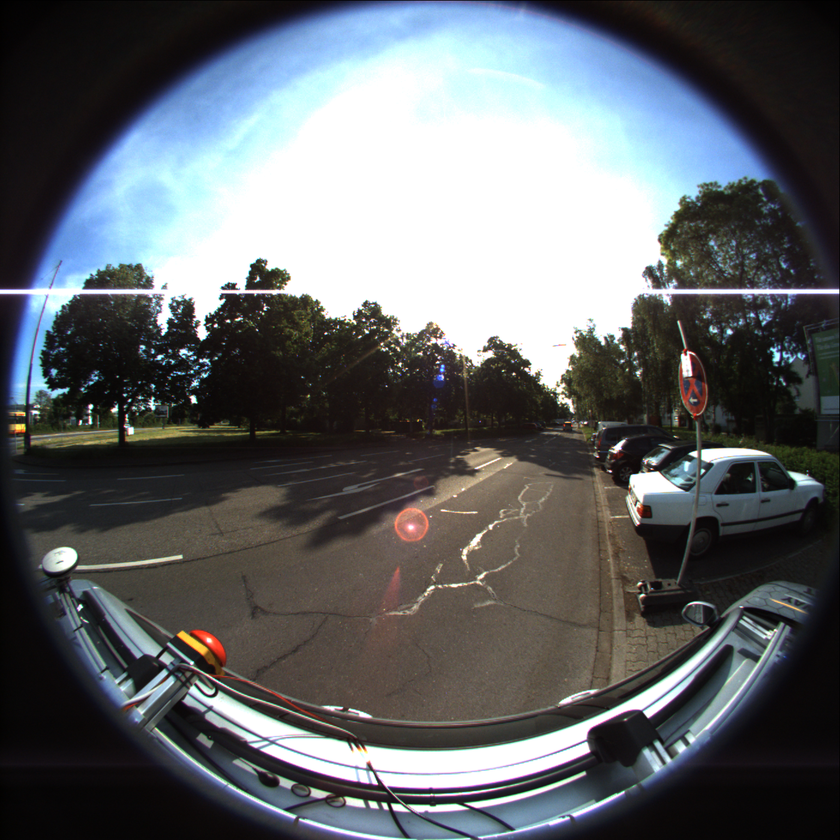
#> input picture seoyeon/image01/0000000070.png, 840 x 840 px, shrunk from 1400 x 1400 before the run; its folder holds 3 pictures in this run
$ python fisheye_undistort.py
#> lines starting #> are read from the running program, lines starting #| are printed output that depends on the picture
import cv2
import numpy as np
import glob

assert float(cv2.__version__.rsplit('.', 1)[0]) >= 3, 'OpenCV version 3 or newer required.'

K = np.array([[788.629315,  0.,             687.158398],
              [0.,          786.382230,     317.752196],
              [0.,          0.,             1.]])

# zero distortion coefficients work well for this image
D = np.array([1.6798235660113681e-02, 1.6548773243373522e+00,
              4.2223943394772046e-04, 4.2462134260997584e-04])

# use Knew to scale the output
Knew = K.copy()
Knew[:2, :2] = 0.5 * Knew[:2, :2]

imgs = glob.glob('image01/*.png')
for fname in imgs:
    img = cv2.imread(fname)
#> img is the input picture: shape (840, 840, 3); mean B, G, R 104, 100.7, 97.2
    img_undistorted = cv2.undistort(img, K, D, None, K)
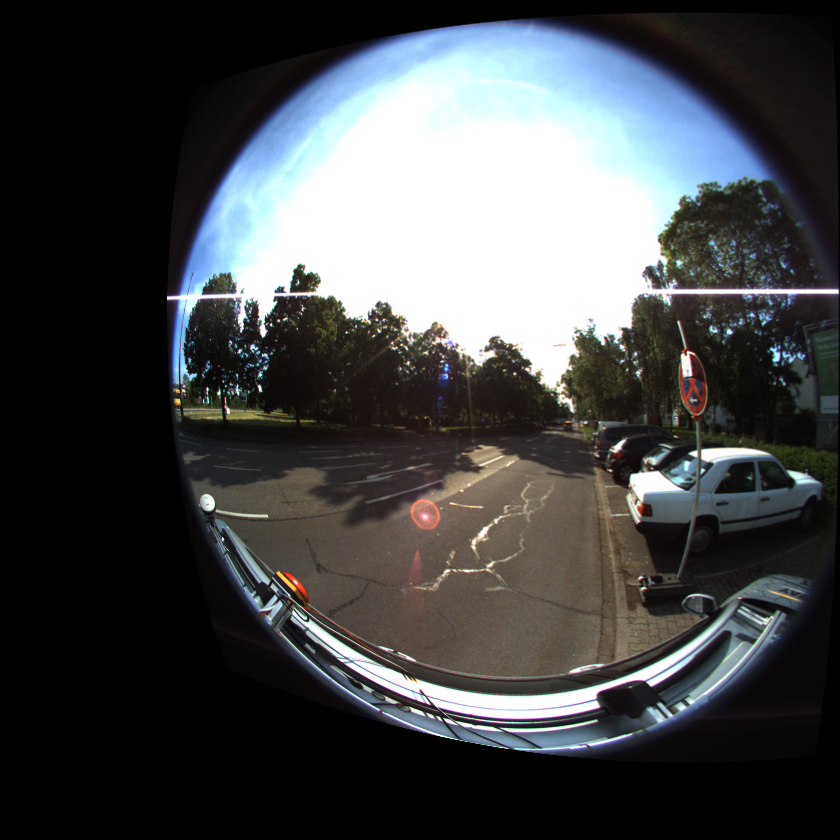
#> img_undistorted: shape (840, 840, 3); mean B, G, R 72.1, 70.5, 68.4
    cv2.imwrite('./result/'+fname, img_undistorted)
#> pass 2 of the loop `for fname in imgs:`:
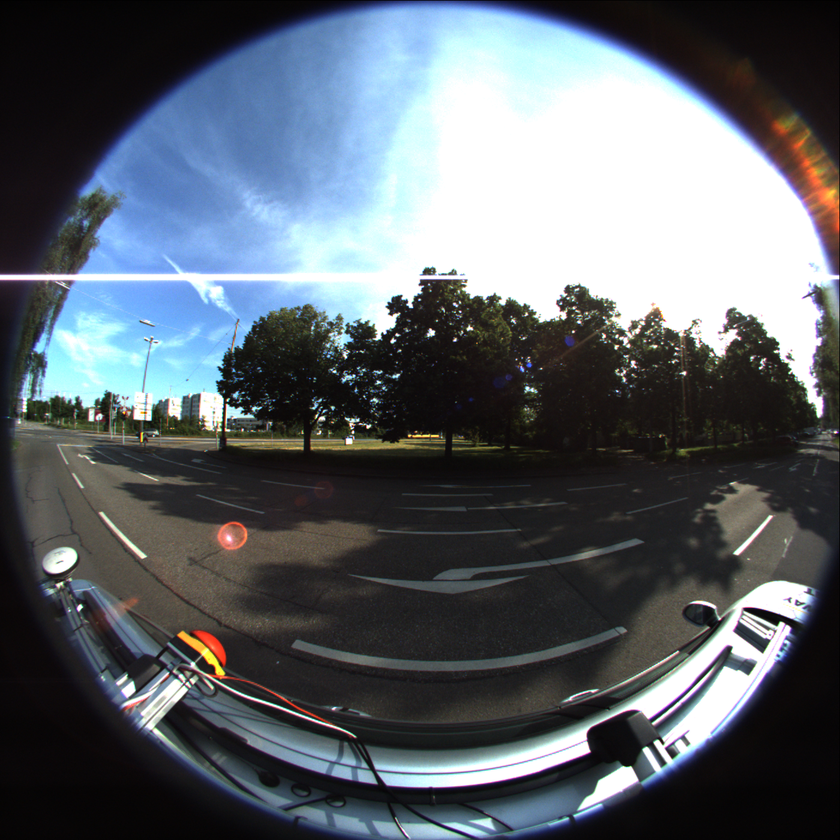
#> input picture seoyeon/image01/0000000140.png, 840 x 840 px, shrunk from 1400 x 1400 before the run
#> img is the input picture: shape (840, 840, 3); mean B, G, R 106, 99, 92.4
#> `img_undistorted = cv2.undistort(img, K, D, None, K)`:
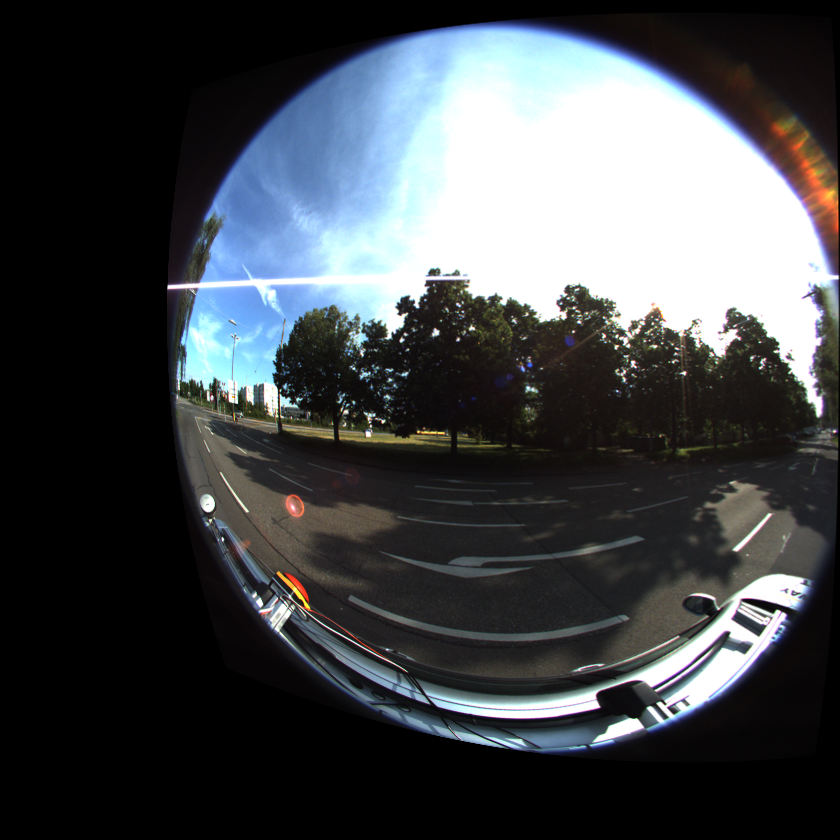
#> img_undistorted: shape (840, 840, 3); mean B, G, R 74.4, 71, 67.5
#> pass 3 of the loop `for fname in imgs:`:
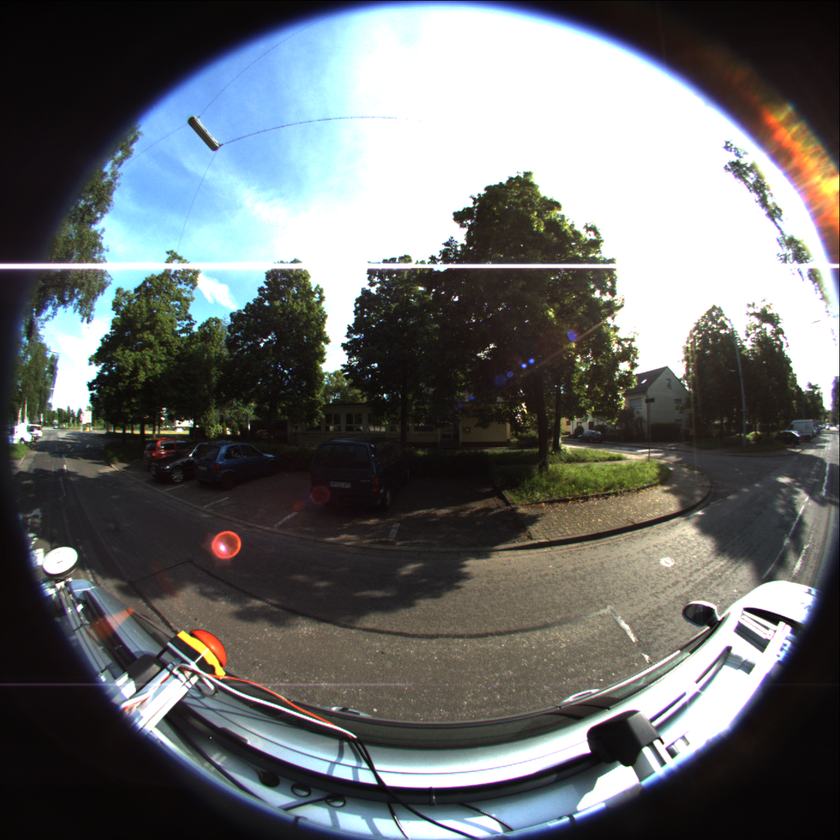
#> input picture seoyeon/image01/0000000210.png, 840 x 840 px, shrunk from 1400 x 1400 before the run
#> img is the input picture: shape (840, 840, 3); mean B, G, R 108, 107.6, 105.2
#> `img_undistorted = cv2.undistort(img, K, D, None, K)`:
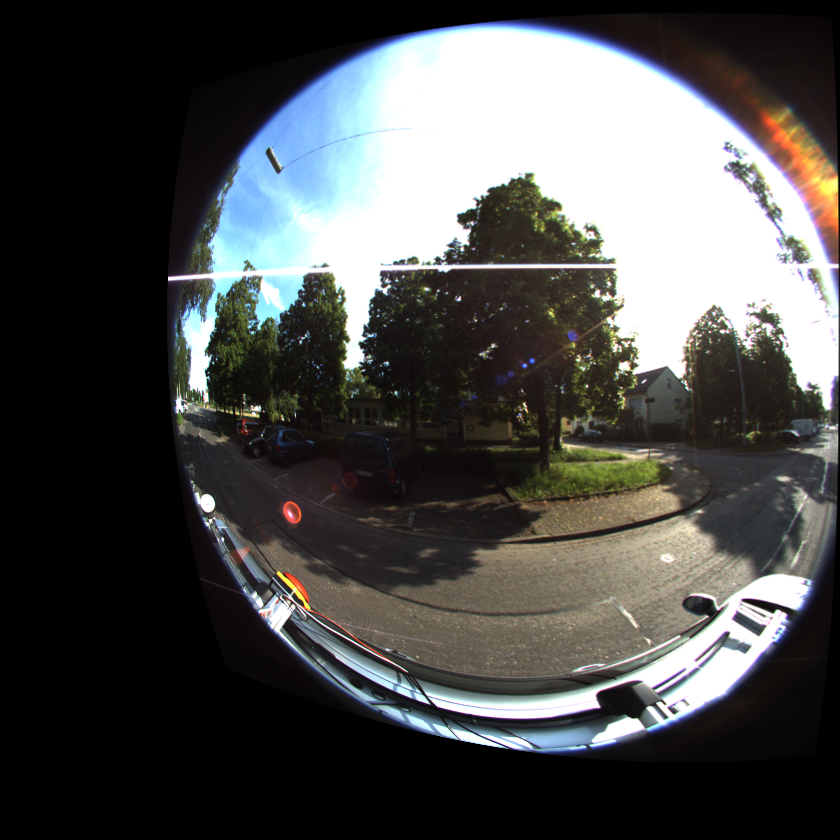
#> img_undistorted: shape (840, 840, 3); mean B, G, R 75.8, 76.8, 76.3
    # cv2.imshow('undistorted', img_undistorted)
    # cv2.waitKey()

imgs = glob.glob('image02/*.png')
for fname in imgs:
    img = cv2.imread(fname)
    img_undistorted = cv2.undistort(img, K, D, None, Knew)
    cv2.imwrite('./result/'+fname, img_undistorted)
    # cv2.imshow('undistorted', img_undistorted)
    # cv2.waitKey()
